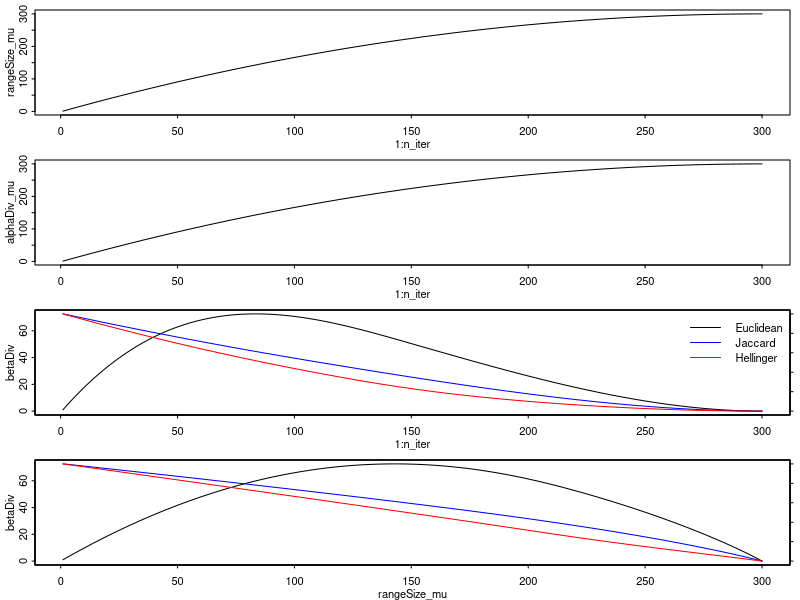

Recreate this plot in R.

# ==============================
# = Simulating Spreading Range =
# ==============================
# ---- setup ----
nspp <- 300
nsite <- 300
nr <- nsite
nc <- nspp
n_iter <- 300

# ---- transfer matrix ----
transf <- diag(nrow=nsite)
transf[row(transf)-col(transf)==1] <- 1
transf[row(transf)-col(transf)==-1] <- 1

# ---- start with each species in different site ----
starting <- matrix(0, nrow=nsite, ncol=nspp)
start_occ <- sample(1:nsite, nspp) # the sites that start with a species
starting[as.matrix(data.frame(row=start_occ, col=1:nspp))] <- 1

# ---- dynamics ----
occupancy <- vector('list', n_iter)
occupancy[[1]] <- starting
for(i in 2:n_iter){
	occupancy[[i]] <- pmin(transf%*%occupancy[[i-1]],1)
}

# =================================
# = Calculate Range and Diversity =
# =================================
# ---- range size ----
rangeSize <- lapply(occupancy, colSums)
rangeSize_mu <- sapply(rangeSize, mean)

# ---- alpha diversity ----
alphaDiv <- lapply(occupancy, rowSums)
alphaDiv_mu <- sapply(alphaDiv, mean)

# ---- Euclidean beta ----
euc <- function(x){
	sum(scale(x,scale=FALSE)^2)/(nrow(x)-1)
}
betaDiv <- sapply(occupancy, euc) #

# ---- Jaccard beta ----
jaccard <- function(x){
	n <- nrow(x)
	d <- ade4::dist.binary(x, method=1) # requires ade4 package
	sstot <- sum(d^2)/n
	sstot/(n-1)
}
betaDiv_jaccard <- sapply(occupancy, jaccard)

# ---- Hellinger beta ----
hellinger <- function(x){
	n <- nrow(x)
	Y <- vegan::decostand(x, "hellinger") # requires vegan package
	s <- scale(Y, center=TRUE, scale=FALSE)^2
	sum(s) /(n-1)
}
betaDiv_hellinger <- sapply(occupancy, hellinger)


# ========
# = Plot =
# ========
# pdf("~/Desktop/range_alpha_beta.pdf", width=3.5, height=6)
dev.new(width=3.5, height=6)
par(mfrow=c(4,1), mar=c(1.75,1.75,0.5,0.5), tcl=-0.15, mgp=c(0.85,0.2,0), ps=8, cex=1)

plot(1:n_iter, rangeSize_mu, type='l')

plot(1:n_iter, alphaDiv_mu, type='l')

plot(1:n_iter, betaDiv, type='l')
par(new=TRUE)
plot(1:n_iter, betaDiv_jaccard, type='l', xaxt='n', yaxt='n', xlab='', ylab='', col='blue')
axis(side=4)
par(new=TRUE)
plot(1:n_iter, betaDiv_hellinger, type='l', xaxt='n', yaxt='n', xlab='', ylab='', col='red')
legend(
	"topright", 
	legend=c("Euclidean", "Jaccard", "Hellinger"), 
	col=c("black","blue","red"), 
	lty=1, y.intersp = 0.75, bty='n'
)

plot(rangeSize_mu, betaDiv, type='l')
par(new=TRUE)
plot(rangeSize_mu, betaDiv_jaccard, type='l', xaxt='n', yaxt='n', xlab='', ylab='', col='blue')
axis(side=4)
par(new=TRUE)
plot(rangeSize_mu, betaDiv_hellinger, type='l', xaxt='n', yaxt='n', xlab='', ylab='', col='red')
# dev.off()
